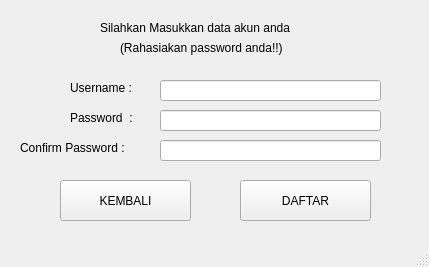
<?xml version="1.0" encoding="UTF-8"?>
<ui version="4.0">
 <class>SignupWindow</class>
 <widget class="QMainWindow" name="SignupWindow">
  <property name="geometry">
   <rect>
    <x>0</x>
    <y>0</y>
    <width>429</width>
    <height>267</height>
   </rect>
  </property>
  <property name="windowTitle">
   <string>Daftar Akun</string>
  </property>
  <widget class="QWidget" name="centralwidget">
   <widget class="QLabel" name="label">
    <property name="geometry">
     <rect>
      <x>100</x>
      <y>20</y>
      <width>221</width>
      <height>16</height>
     </rect>
    </property>
    <property name="text">
     <string>Silahkan Masukkan data akun anda</string>
    </property>
   </widget>
   <widget class="QLabel" name="label_2">
    <property name="geometry">
     <rect>
      <x>70</x>
      <y>80</y>
      <width>71</width>
      <height>16</height>
     </rect>
    </property>
    <property name="text">
     <string>Username :</string>
    </property>
   </widget>
   <widget class="QLabel" name="label_3">
    <property name="geometry">
     <rect>
      <x>120</x>
      <y>40</y>
      <width>191</width>
      <height>16</height>
     </rect>
    </property>
    <property name="text">
     <string>(Rahasiakan password anda!!)</string>
    </property>
   </widget>
   <widget class="QLabel" name="label_4">
    <property name="geometry">
     <rect>
      <x>70</x>
      <y>110</y>
      <width>71</width>
      <height>16</height>
     </rect>
    </property>
    <property name="text">
     <string>Password  :</string>
    </property>
   </widget>
   <widget class="QLabel" name="label_5">
    <property name="geometry">
     <rect>
      <x>20</x>
      <y>140</y>
      <width>121</width>
      <height>16</height>
     </rect>
    </property>
    <property name="text">
     <string>Confirm Password :</string>
    </property>
   </widget>
   <widget class="QLineEdit" name="signupUsername">
    <property name="geometry">
     <rect>
      <x>160</x>
      <y>80</y>
      <width>221</width>
      <height>21</height>
     </rect>
    </property>
   </widget>
   <widget class="QLineEdit" name="signupPassword">
    <property name="geometry">
     <rect>
      <x>160</x>
      <y>110</y>
      <width>221</width>
      <height>21</height>
     </rect>
    </property>
    <property name="echoMode">
     <enum>QLineEdit::Password</enum>
    </property>
   </widget>
   <widget class="QLineEdit" name="signupConfirmPassword">
    <property name="geometry">
     <rect>
      <x>160</x>
      <y>140</y>
      <width>221</width>
      <height>21</height>
     </rect>
    </property>
    <property name="echoMode">
     <enum>QLineEdit::Password</enum>
    </property>
   </widget>
   <widget class="QToolButton" name="signupButton">
    <property name="geometry">
     <rect>
      <x>240</x>
      <y>180</y>
      <width>131</width>
      <height>41</height>
     </rect>
    </property>
    <property name="text">
     <string>DAFTAR</string>
    </property>
   </widget>
   <widget class="QToolButton" name="backButton">
    <property name="geometry">
     <rect>
      <x>60</x>
      <y>180</y>
      <width>131</width>
      <height>41</height>
     </rect>
    </property>
    <property name="text">
     <string>KEMBALI</string>
    </property>
   </widget>
  </widget>
  <widget class="QMenuBar" name="menubar">
   <property name="geometry">
    <rect>
     <x>0</x>
     <y>0</y>
     <width>429</width>
     <height>22</height>
    </rect>
   </property>
  </widget>
  <widget class="QStatusBar" name="statusbar"/>
 </widget>
 <resources/>
 <connections/>
</ui>
